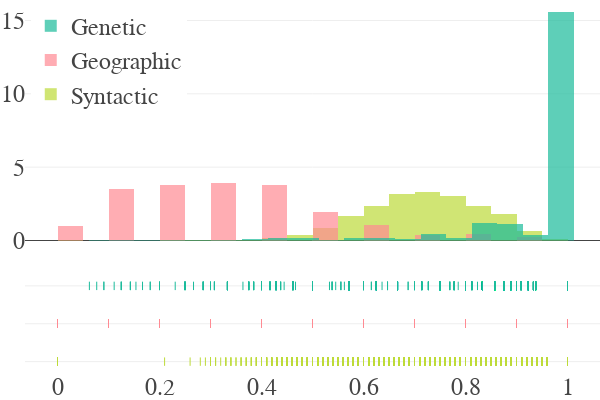

The notebook cell saved with this chart:
### Code cell
hist_data = [syntactic, geographic, genetic]

group_labels = ['Syntactic', 'Geographic', 'Genetic']
colors = ['#BDDB39', '#FF8A93', '#1BBB9B']

# Create distplot with curve_type set to 'normal'
fig = ff.create_distplot(hist_data, group_labels, colors=colors, bin_size=.05,
                         show_curve=False)

# Add title
fig.update_layout(
    font_family="Times New Roman",
    width=600,
    font=dict(size=24),
    height=400,
    margin=dict(l=25, r=0, t=0, b=30),
    template=custom_template,
    legend=dict(
    yanchor="top",
    y=0.99,
    xanchor="left",
    x=0.01
)
    )
fig.show()

fig.write_image("../../img/topological_coverage.pdf", format="pdf")

### Figure 1 — Plotly figure (JSON) as saved in the notebook; plotly's stock layout.template omitted (floating-point values rounded to 4 significant figures; data arrays with more than 128 entries replaced by an {"elided": "..."} marker saying what was removed)
{"data": [{"autobinx": false, "histnorm": "probability density", "legendgroup": "Syntactic", "marker": {"color": "#BDDB39"}, "name": "Syntactic", "opacity": 0.7, "type": "histogram", "x": {"elided": "7503 float values"}, "xaxis": "x", "xbins": {"end": 1, "size": 0.05, "start": 0}, "yaxis": "y"}, {"autobinx": false, "histnorm": "probability density", "legendgroup": "Geographic", "marker": {"color": "#FF8A93"}, "name": "Geographic", "opacity": 0.7, "type": "histogram", "x": {"elided": "7503 float values"}, "xaxis": "x", "xbins": {"end": 1, "size": 0.05, "start": 0}, "yaxis": "y"}, {"autobinx": false, "histnorm": "probability density", "legendgroup": "Genetic", "marker": {"color": "#1BBB9B"}, "name": "Genetic", "opacity": 0.7, "type": "histogram", "x": {"elided": "7503 float values"}, "xaxis": "x", "xbins": {"end": 1, "size": 0.05, "start": 0.0625}, "yaxis": "y"}, {"legendgroup": "Syntactic", "marker": {"color": "#BDDB39", "symbol": "line-ns-open"}, "mode": "markers", "name": "Syntactic", "showlegend": false, "type": "scatter", "x": {"elided": "7503 float values"}, "xaxis": "x", "y": {"elided": "7503 str values"}, "yaxis": "y2"}, {"legendgroup": "Geographic", "marker": {"color": "#FF8A93", "symbol": "line-ns-open"}, "mode": "markers", "name": "Geographic", "showlegend": false, "type": "scatter", "x": {"elided": "7503 float values"}, "xaxis": "x", "y": {"elided": "7503 str values"}, "yaxis": "y2"}, {"legendgroup": "Genetic", "marker": {"color": "#1BBB9B", "symbol": "line-ns-open"}, "mode": "markers", "name": "Genetic", "showlegend": false, "type": "scatter", "x": {"elided": "7503 float values"}, "xaxis": "x", "y": {"elided": "7503 str values"}, "yaxis": "y2"}], "layout": {"barmode": "overlay", "font": {"family": "Times New Roman", "size": 24}, "height": 400, "hovermode": "closest", "legend": {"traceorder": "reversed", "x": 0.01, "xanchor": "left", "y": 0.99, "yanchor": "top"}, "margin": {"b": 30, "l": 25, "r": 0, "t": 0}, "width": 600, "xaxis": {"anchor": "y2", "domain": [0, 1], "zeroline": false}, "yaxis": {"anchor": "free", "domain": [0.35, 1], "position": 0}, "yaxis2": {"anchor": "x", "domain": [0, 0.25], "dtick": 1, "showticklabels": false}}}
